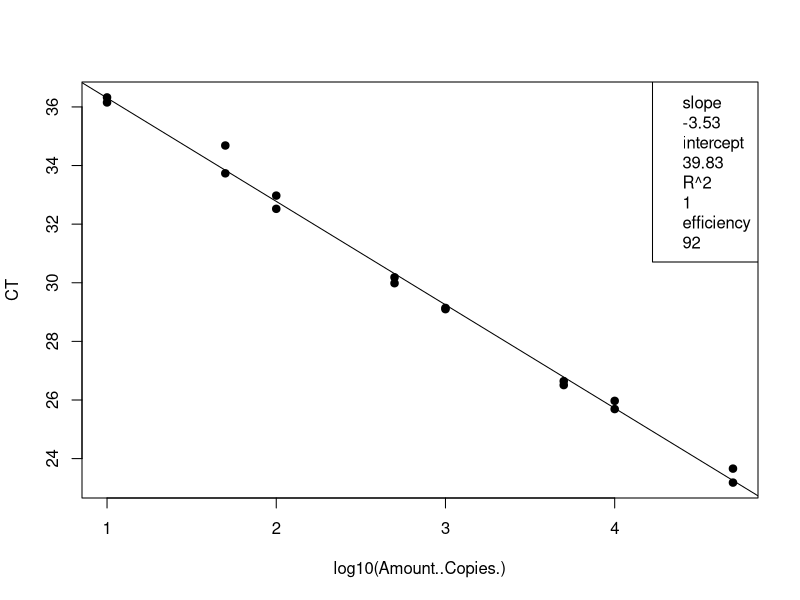
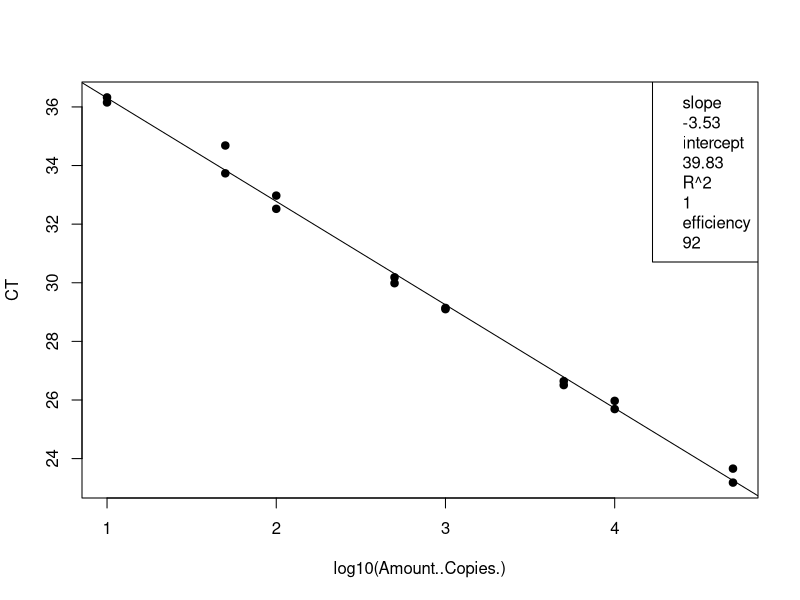
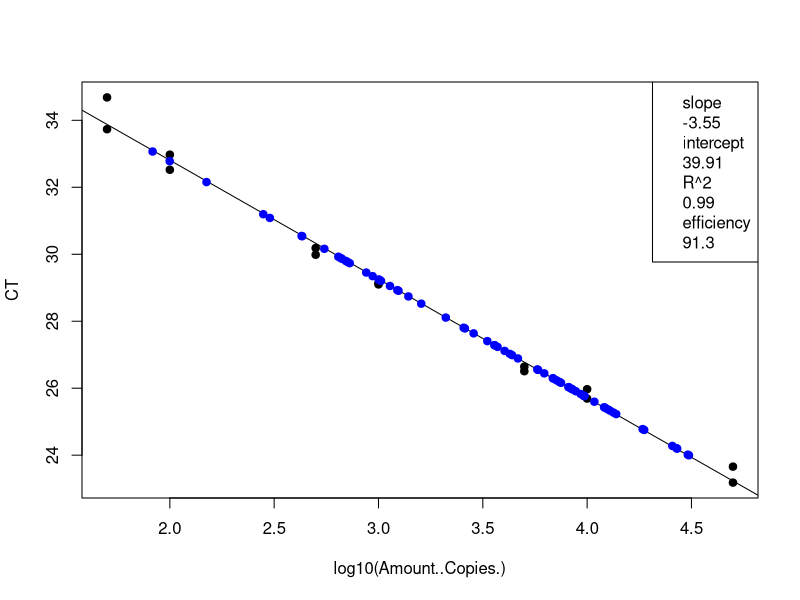
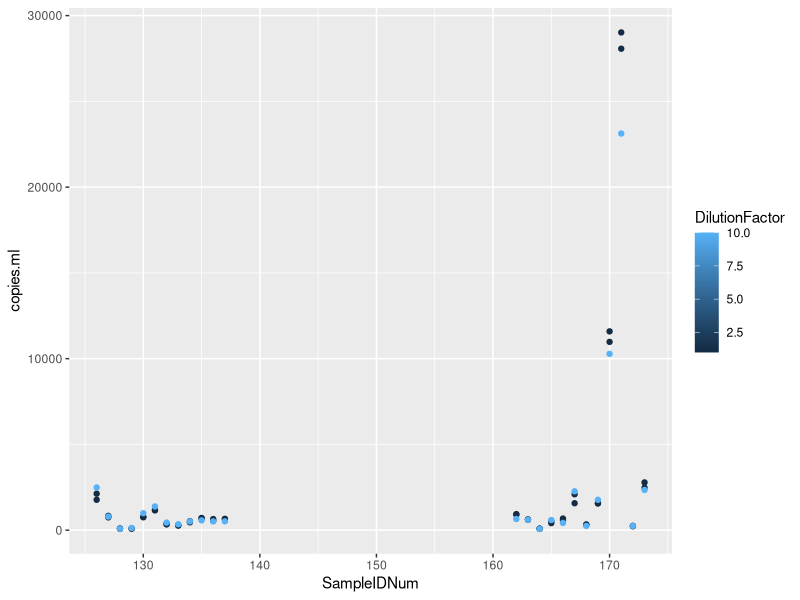

The R script that drew these images, in order:
## ---- chunk 1
knitr::opts_chunk$set(echo = TRUE)

## ---- chunk 2
# load the data (note data file must be in this repository)
data <- read.csv("Plate6_GenBac_qPCRConversion.csv")
View(data)

# clean up the data file (there is some stuff at the bottom and extra blank rows)
#data <- data[-68:-70,] # This removes rows 92-95
View(data)

# assign to the correct data class #warning message about NAs is OK
class(data$CT) # check the data class type
data$CT <- as.numeric(as.character(data$CT)) # change to numeric
data$Amount..Copies. <- as.numeric(as.character(data$Amount..Copies.)) # change to numeric
## ---- chunk 3
# linear regression of standard curve
standards = data[1:16,]
standardCurve <- lm(CT ~ log10(Amount..Copies.), data = standards)
  
standardCurvePlot <- plot(CT ~ log10(Amount..Copies.), data = standards, pch=19) 
abline(coef(standardCurve)) 
legend("topright", legend=c(paste= "slope", round(standardCurve$coefficients[2], 2), 
                            paste= "intercept", round(standardCurve$coefficients[1], 2), 
                            paste= "R^2", round(summary(standardCurve)$r.squared, 2),
                            paste = "efficiency", round((10^(-1/standardCurve$coefficients[2])-1)*100, 1)))
## ---- chunk 4
# remove standards that sucked and redo analysis NOT NEEDED 21 Jan 2020
#standards <- standards[-15:-16,] # uncomment this line and change which rows to remove
standardCurve <- lm(CT ~ log10(Amount..Copies.), data = standards)

standardCurvePlot <- plot(CT ~ log10(Amount..Copies.), data = standards, pch=19)
abline(coef(standardCurve))
col = "blue"
legend("topright", legend=c(paste= "slope", round(standardCurve$coefficients[2], 2),
                            paste= "intercept", round(standardCurve$coefficients[1], 2),
                            paste= "R^2", round(summary(standardCurve)$r.squared, 2),
                            paste = "efficiency", round((10^(-1/standardCurve$coefficients[2])-1)*100, 1)))
## ---- chunk 5
# data set of unknowns including info on standard curve
#unknowns = subset(data, Name == "UNKNOWN")
unknowns = data[17:88,]
#unknowns <- unknowns[-1:-3,] # uncomment this line and change which rows to remove if these samples were outside of the standard curve

# add new columns to the data table
unknowns$plate_num = 1 #change to the actual plate number
unknowns$standard_slope = standardCurve$coefficients[2]
unknowns$standard_intercept = standardCurve$coefficients[1]
unknowns$R2 = summary(standardCurve)$r.squared
unknowns$efficiency =  (10^(-1/standardCurve$coefficients[2])-1)*100
  
# add a new column that interpolates copies/well from Ct for the unknowns
unknowns$log.copies.well = ((unknowns$CT - standardCurve$coefficients[1])/standardCurve$coefficients[2])
unknowns$copies.well = 10^unknowns$log.copies.well

# copies/ul extract accounting for dilution factor
vol.well = 3 #qPCR template volume in ul
unknowns$vol.well = vol.well
unknowns$copies.ul = ((unknowns$copies.well/vol.well)*unknowns$DilutionFactor)

# copies/extraction
vol.elution = 110 #DNA extraction elution volume in ul
unknowns$vol.elution = vol.elution
unknowns$copies.extraction = (unknowns$copies.ul*vol.elution)

# copies/ml #Volume is volume of sample filtered in mL
unknowns$copies.ml = (unknowns$copies.extraction/unknowns$Volume)


## ---- chunk 6
standards <- standards[-15:-16,] # uncomment this line and change which rows to remove
standardCurve <- lm(CT ~ log10(Amount..Copies.), data = standards)

standardCurvePlot <- plot(CT ~ log10(Amount..Copies.), data = standards, pch=19)
abline(coef(standardCurve))
col = "blue"
legend("topright", legend=c(paste= "slope", round(standardCurve$coefficients[2], 2),
                            paste= "intercept", round(standardCurve$coefficients[1], 2),
                            paste= "R^2", round(summary(standardCurve)$r.squared, 2),
                            paste = "efficiency", round((10^(-1/standardCurve$coefficients[2])-1)*100, 1)))

unknowns = unknowns[1:72,]
standardCurve <- lm(CT ~ log10(copies.well), data = unknowns)

standardCurvePlot <- points(CT ~ log10(copies.well), data = unknowns, pch=19, col = "blue")


#abline(coef(standardCurve))
#legend("topright", legend=c(paste= "slope", round(standardCurve$coefficients[2], 2),
                            #paste= "intercept", round(standardCurve$coefficients[1], 2),
                            #paste= "R^2", round(summary(standardCurve)$r.squared, 2),
                            #paste = "efficiency", round((10^(-1/standardCurve$coefficients[2])-1)*100, 1)))
## ---- chunk 7
# make a plot that compares the diluted to undiluted replicates for each sample including dilution factor
library("ggplot2")
unknowns$SampleIDNum <- as.numeric(as.character(unknowns$SampleIDNum)) # change to numeric
replicates = unknowns[1:72,]
#replicates <- replicates[-18,] # This removes rows (B11)
#replicates <- replicates[-32,] # This removes rows (D8)
#replicates <- replicates[-55,] # This removes rows (G5)
qplot(SampleIDNum,copies.ml, data=replicates, col=DilutionFactor)
## ---- chunk 8
# write csv file
write.csv(unknowns, file = "Plate6_GenBac_ConvertedData.csv", row.names=FALSE, na="")

# average the replicates (if not strongly inhibited) and make a new file
averaged = unknowns[1:72,]
averaged$averaged <- tapply(unknowns$copies.ml, unknowns$SampleIDNum, mean)
write.csv(averaged, file = "Plate6_GenBac_Averaged.csv", row.names=FALSE, na="")
